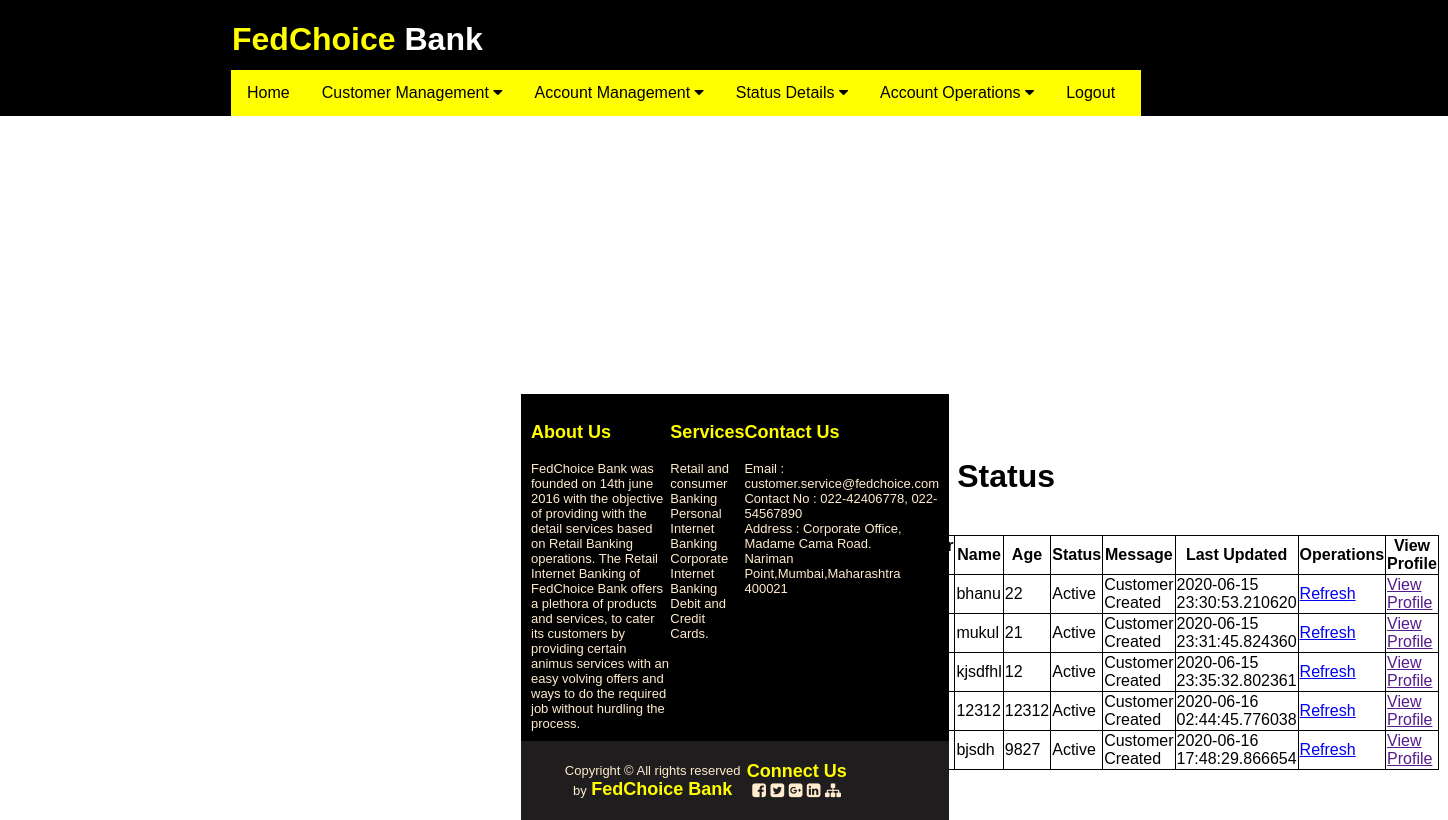
/customer_status (signed in), run on an earlier commit of the app's database.
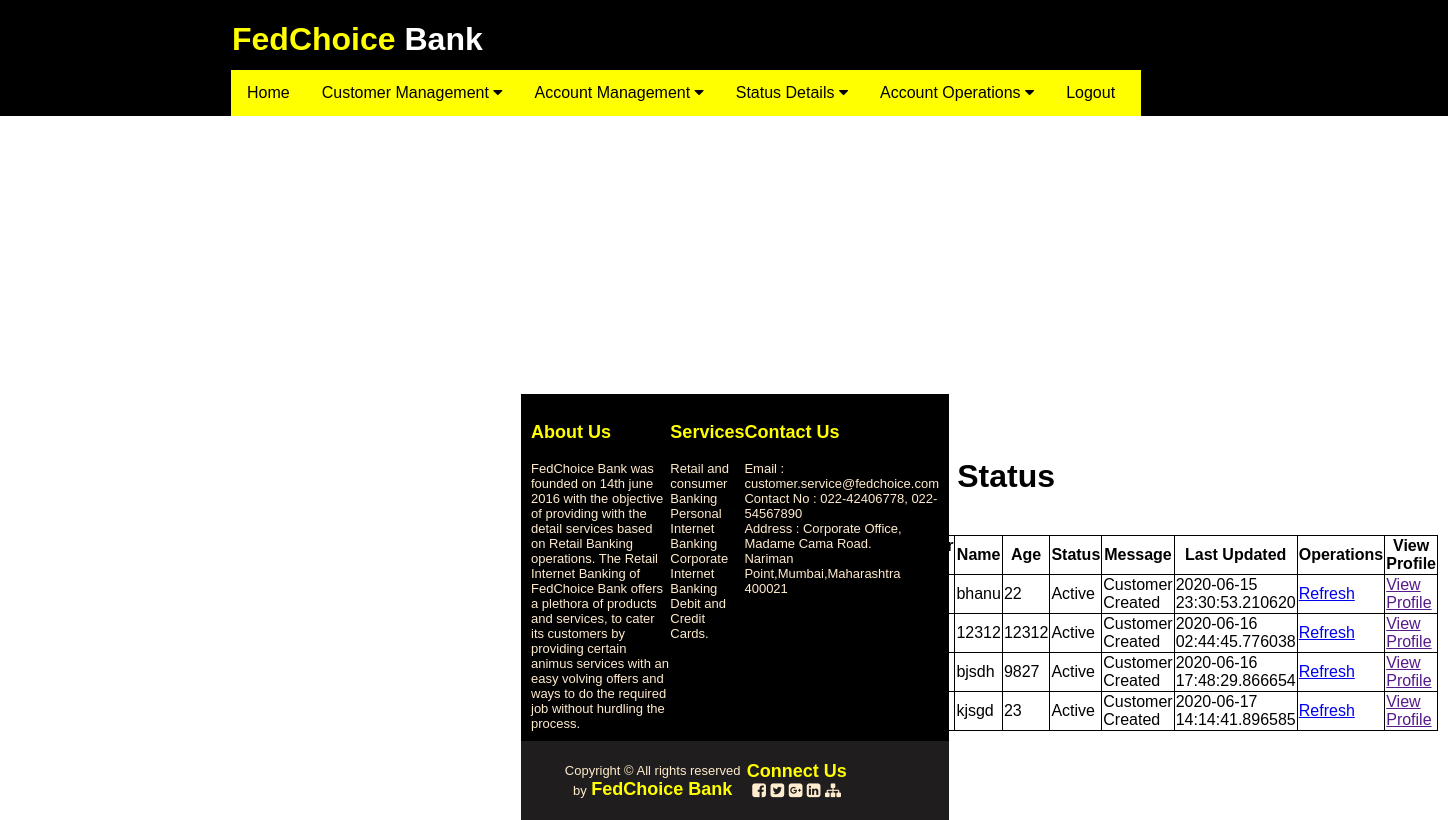
And on a later commit of the database.
### application/routes.py (models this page shows)
class Customers(db.Model):
    id = db.Column(db.Integer, primary_key=True)
    ssn_id = db.Column(db.Integer)
    cname = db.Column(db.String(20))
    age = db.Column(db.Integer)
    address = db.Column(db.Integer)
    state = db.Column(db.String(20))
    city = db.Column(db.String(20))
    cust_msg = db.Column(db.String(30))
    cust_status = db.Column(db.String(20))
    date = db.Column(db.DateTime, default=datetime.now)

### application/routes.py (the view)
@app.route('/customer_status')
def customer_status():
    if 'username' in session:
        customers = Customers.query.all()
        if not customers:
            flash('There are customers')
            return redirect( url_for('cusomer_status') )
        else:
            return render_template( 'customer_status.html', customers = customers )
    else:
        flash('You are logged out. Please login again')
        return redirect( url_for( 'login' ) )
    return render_template('customer_status.html')

### application/templates/customer_status.html (shortened to what this page needs)
{% extends "layout.html" %}
{% block content %}
<div class="form">
<div class="status">
    <h1>Customer Status</h1><br>
    <table>
        <tr>
            <th> Customer Id </th>
            <th> Customer SSN Id </th>
            <th> Name </th>
            <th> Age </th>
            <th> Status </th>
            <th> Message </th>
            <th> Last Updated </th>
            <th> Operations </th>
            <th> View Profile </th>
        </tr>
        {% for customer in customers %}
        <tr>
            <td> {{ customer.id }} </td>
            <td> {{ customer.ssn_id }} </td>
            <td> {{ customer.cname }}</td>
            <td> {{ customer.age }}</td>
            <td> {{ customer.cust_status }}</td>
            <td> {{ customer.cust_msg }}</td>
            <td> {{ customer.date }} </td>
            <td> <a href="{{ url_for('customer_status') }}">Refresh</a> </td>
            <td> <a href="">View Profile</a> </td>
        </tr>
        {% endfor %}
    </table>
    <br>
    <button type="submit" value="Refresh the list">Refresh the list</button></div>
{% endblock %}

### application/templates/layout.html (shortened to what this page needs)
<!DOCTYPE html>
<html>
<head>
    <link rel="stylesheet" href="https://cdnjs.cloudflare.com/ajax/libs/font-awesome/4.7.0/css/font-awesome.min.css">
    <link rel="stylesheet" href="{{ url_for('static', filename='css/main.css') }}">
</head>
<body>
    {% include "includes/header.html" %}
    {% block content %} {% endblock %}
    {% include "includes/footer.html" %}
</body>
</html>

### application/templates/includes/header.html (shortened to what this page needs)
<header>
    <div class="heading">
        <h1 id="logo" style="color: yellow; display: inline-flex;">FedChoice&nbsp;
            <div style="color: white; display: inline-flex;">Bank</div>
        </h1>
    </div>
    <div class="links">
        <nav class="navbar">
            <div class="home"><a href="{{ url_for('home') }}">Home</a></div>
            <div class="dropdown">
                <button class="dropbtn">Customer Management
                    <i class="fa fa-caret-down"></i>
                </button>
            </div>
            <div class="dropdown">
                <button class="dropbtn">Account Management
                    <i class="fa fa-caret-down"></i>
                </button>
            </div>
            <div class="dropdown">
                <button class="dropbtn">Status Details
                    <i class="fa fa-caret-down"></i>
                </button>
            </div>
            <div class="dropdown">
                <button class="dropbtn">Account Operations
                    <i class="fa fa-caret-down"></i>
                </button>
            </div>
            <div class="logout"><a href="{{ url_for('logout') }}">Logout</a></div>
        </nav>
    </div>
</header>

### application/templates/includes/footer.html
    <div class="footer">
        <div class="space-around" >
        <div  class="footercontent1">
            <div>
                <p class="foot_word_edit"><b> About Us</b></p>
                <div class="footcontentinfo"><span>FedChoice Bank was founded on 14th june 2016 with the objective of providing with the detail services based on Retail Banking operations. The Retail Internet Banking of FedChoice Bank offers a plethora of products and services, to cater its customers by providing certain animus services with an easy volving offers and ways to do the required job without hurdling the process.</span>
                </div>
            </div>
        </div>
            <div class="footercontent2">
                <div>
                    <p class="foot_word_edit"><b>Services</b></p>
                <div class="footcontentinfo"><span>Retail and consumer Banking Personal Internet Banking Corporate Internet Banking Debit and Credit Cards.
                </span>
                </div>
                </div>
            </div>
            <div class="footercontent3">
                <div>
                    <p class="foot_word_edit"><b>Contact Us</b></p>
                    <div class="footcontentinfo"><span>Email : customer.service@fedchoice.com</span>
                        <span>Contact No : 022-42406778, 022-54567890</span>
                        <span>Address : Corporate Office, Madame Cama Road.</span>
                        <span>Nariman Point,Mumbai,Maharashtra 400021</span>
                    </div>
                </div>
            </div>
        </div>
        <div class="space-between endfooter">
            <div>
                <span class="lastfooter">Copyright © All rights reserved by</span>
                <span class="foot_word_edit lastfooter"><b>FedChoice Bank</b></span>
            </div>
            <div>
                <span class="foot_word_edit lastfooter "><b>Connect Us</b></span>
                <i class="fa fa-facebook-square" aria-hidden="true"></i>
                <i class="fa fa-twitter-square" aria-hidden="true"></i>
                <i class="fa fa-google-plus-square" aria-hidden="true"></i>
                <i class="fa fa-linkedin-square" aria-hidden="true"></i>
                <i class="fa fa-sitemap" aria-hidden="true"></i>
            </div>
        </div>
    </div>

### application/static/css/main.css (style rules this page uses)
header { background-color: black; height: 116px; position: absolute; top: 0; left: 0; width: 100%; }
html { overflow-y: scroll; overflow-x: hidden; }
body { font-family: Arial, Helvetica, sans-serif; height: 100%; display: flex; flex-direction: column; }
#logo { color: yellow; display: inline-flex; position: absolute; left: 232px; }
.navbar { overflow: hidden; background-color: rgb(255, 255, 0); }
.navbar a { float: left; font-size: 16px; color: black; text-align: center; padding: 14px 16px; text-decoration: none; }
.dropdown { float: left; overflow: hidden; }
.dropdown .dropbtn { font-size: 16px; border: none; outline: none; color: black; padding: 14px 16px; background-color: inherit; font-family: inherit; margin: 0; }
.links { width: 910px; position: absolute; left: 231px; top: 70px; }
.form { position: absolute; left: 521px; top: 237px; width: 428px; height: 387px; }
table, th, td { border: 1px solid black; border-collapse: collapse; }
.status { position: absolute; top: 200px; left: 278px; }
.footer { position: absolute; left: 0px; bottom: -196px; width: 100%; background-color: black; color: blanchedalmond; text-align: center; }
.space-between { display: flex; justify-content: space-between; padding-left: 40px; padding-right: 100px; padding-bottom: 20px; padding-top: 20px; }
.space-around { display: flex; justify-content: space-around; padding: 10px; }
.foot_word_edit { color: yellow; font-size: large; }
span { display: block; font-size: small; }
.lastfooter { font-size: 17; display: inline; }
.footercontent1 { flex-basis: 40%; text-align: start; }
.footercontent2 { flex-basis: 20%; text-align: start; }
.footercontent3 { flex-basis: 30%; text-align: start; }
.footcontentinfo { text-align: start; }
.endfooter { background-color: rgb(31, 29, 29); }

What changed in the data, as far as the page shows it:
removed Customers: cname "mukul", age "21", cust_status "Active", cust_msg "Customer Created", date "2020-06-15 23:31:45.824360"
removed Customers: cname "kjsdfhl", age "12", cust_status "Active", cust_msg "Customer Created", date "2020-06-15 23:35:32.802361"
added Customers: cname "kjsgd", age "23", cust_status "Active", cust_msg "Customer Created", date "2020-06-17 14:14:41.896585"
